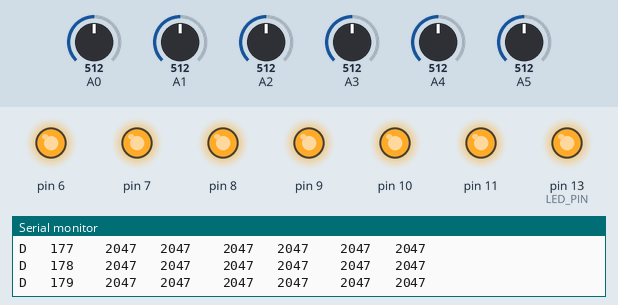
Simulated run of this sketch. Board: Teensy 4. Shown: output pins drawn as LEDs (lit = HIGH), the last lines printed to the serial monitor. Dashed ring = blinking. The test bench sets the inputs (shaded band); at power-on: A0 = 512, A1 = 512, A2 = 512, A3 = 512, A4 = 512, A5 = 512 (analog values on the 0–1023 scale).

Above: at 1.2 s.
1.3 s: A0 set to 939
2.8 s: A0 set to 961
At 2.9 s:
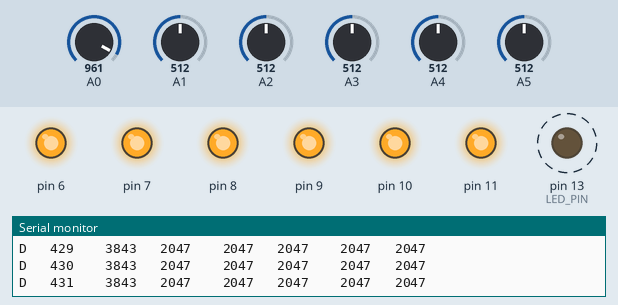
5.8 s: A0 set to 716
At 7.2 s:
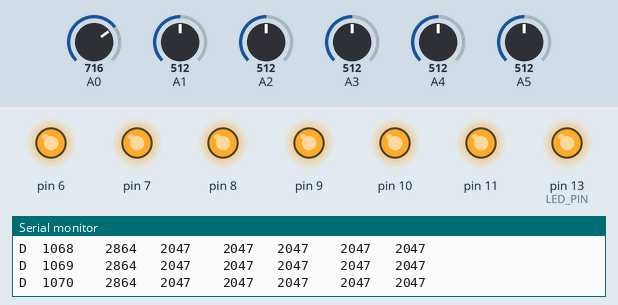
8.2 s: A1 set to 937
9.7 s: A1 set to 964
At 10.01 s:
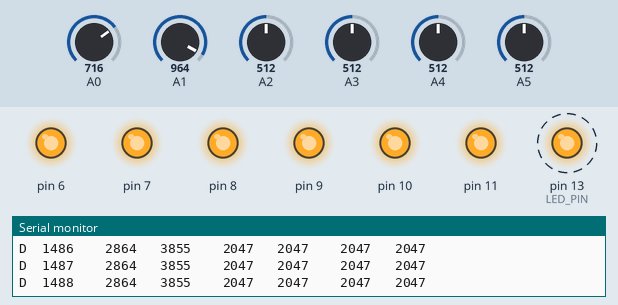
12.7 s: A1 set to 716
At 13.6 s:
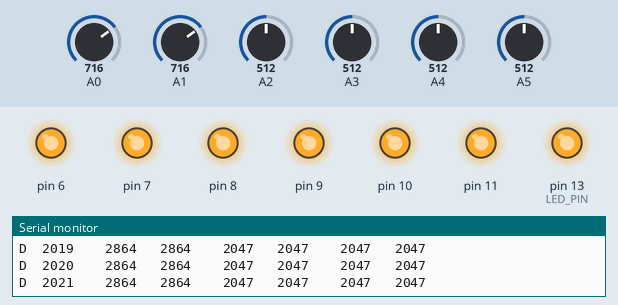
Timing chart, 0 to 15.2 s (numbered marks = the images above; inputs shaded):
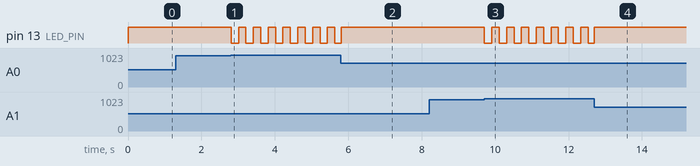

Measured:
- the behaviour switches between 950 and 951 on A0 (found by bisection; images 0 and 1)
- the behaviour switches between 950 and 951 on A1 (found by bisection; images 2 and 3)
- after the input at 2.8 s, pin 13 (LED_PIN): alternates HIGH for 0.20 s and LOW for 0.20 s, starting at once
- after the input at 5.8 s, pin 13 (LED_PIN): goes on until 5.8 s, then stays HIGH
- after the input at 9.7 s, pin 13 (LED_PIN): alternates HIGH for 0.20 s and LOW for 0.20 s, starting at once
- after the input at 12.7 s, pin 13 (LED_PIN): goes on until 12.7 s, then stays HIGH

The sketch:

ft-spacemouse-hex-1103-teensy.ino
```cpp
/* ft-spacemouse-hex-1103-teensy.ino

  "spacemouse v2"

  Six-axis Force/Torque sensor using Teensy 3.2 microcontroller and
  six Vishay TCST 1103 optocouplers / fork-type interrupters. The sensors
  are placed on a circle, 60 degrees apart, with even-numbered sensors
  intended to measure distance from the moving plate, while odd-numbered
  sensors measure plate rotation.

  This program just periodically reads the analog inputs A0 ..A5, and
  writes the data to serial line at 115200 baud for > 100Hz samplerate.
  Combine with ROS tams_printed_ft/nodes/spacemouse.py to publish
  raw data and (once calibrated) geometry_msgs/WrenchStamped data.

  Optical feedback of device status:

  - LED blinking fast-fast-fast-fast-long: device init,
    waiting for serial communication,
  - LED on: device operating,
  - LED fast blinking (5 Hz): overload condition (during last second),

  - TODO: check for hardware errors (broken cables, missing VCC, etc)
    and indicate with different blinking patterns.

  Blinking the on-board LED (~10 mA) actually disturbs the sensor readings,
  so the originally planned heartbeat signal is now disabled and replaced
  by continuous LED on during normal operation.

  Note that the Teensy A/D converter shows weird jumps in its output
  values near 50% full range, 25%/75% full range - when using the
  internal pullup resistors. Therefore, we now use external 47kOhm resistors
  routed from analog pins A0..A5 to the digital pins on the opposite side
  of the Teensy board, with the digital pins driven high. To reduce noise,
  we also use a bit of exponential averaging on the analog channels.

  TeensyDuino source code and compiler config is here:

  ~/arduino-1.8.9/hardware/teensy/avr/cores/teensy3


  Sensor layout and wiring was done in an ad-hoc manner on the prototype; you
  may want to order the sensors in sequence when you build your own sensor.

  Using a top-view of the main sensor plate, with the USB connector and the
  indicator notch at the 12-o'clock position, we have:

  1  o'clock: channel #2 (up/down)
  3  o'clock: channel #1 (sideways)
  5  o'clock: channel #4 (up/down)
  7  o'clock: channel #5 (sideways)
  9  o'clock: channel #0 (up/down)
  11 o'clock: channel #3 (sideways)

  black       - GND (common)
  matte red   - 5V IR LED supply current (need ~40mA total for 6 LEDs)


  IR emitter series resistors:

  Designed for 5V supply (either USB or regulated external supply),
  LEDs connected in pairs with common series resistor, currently
  using 180 ohm resistors, for a forward current in the middle of
  the recommended TCST1103 range (TODO: check values, original
  hardware integration documentation lost):

  I_LED ~ (5.0 - 2*1.2)V / 180 ohm = 14 mA


  2020.01.05 - calibrated using ATi nano17, also took rviz screencast
  2020.01.05 - testing, used (and filed) new moving plate
  2020.01.05 - add external 47kOhm pullup resistors
  2020.01.04 - add error blinking logic, use arrays throughout
  2020.01.03 - convert from older 2017/2018 sketches

 (c) 2017, 2018, 2020, hendrich@informatik.uni-hamburg.de
*/


#include <stdio.h>

// current sensor readings
int channel[6] = { 0, 0, 0, 0, 0, 0 };

// previous sensor readings for exponential averaging
int prev[6] = { 0, 0, 0, 0, 0, 0 };

#define ADC_12_BIT
#undef  ADC_10_BIT

#ifdef ADC_10_BIT
// hardcoded lower/upper "overload" limits, 10 bit
int lower[6] = {  50, 100,  50, 100,  50, 100 };
int upper[6] = { 950, 950, 950, 950, 900, 950 };
#else
int lower[6] = {  400,  400,  400,  400,  400,  400 };
int upper[6] = { 3800, 3800, 3800, 3800, 3800, 3800 };
#endif


int latest_overload_millis = 0; // no overload yet
int latest_blink_millis = 0;

int iteration;
int led = 0;
#define LED_PIN 13

char buffer[120];


void setup() {
  // we use analog pins A0..A5, but do we want the internal pullups?
  // fnh 2020.01.03: Teensy ADC actually does not work with INPUT_PULLUP,
  // which introduces strange value-"jumps" near 50% full-range.
  //

#ifdef ADC_12_BIT
  analogReadResolution( 12 ); // up to 13, but the "jumps" only get worse
#else
  analogReadResolution( 10 ); // mostly noise-free baseline
#endif

  // analogReference( AR_INTERNAL2V23 );
  // analogReference( INTERNAL );

  // we connect the pullup resistors needed for the phototransistors
  // to digital outputs driven high; routing is straight across the
  // Teensy...
  pinMode( 11, OUTPUT ); digitalWrite( 11, HIGH );
  pinMode( 10, OUTPUT ); digitalWrite( 10, HIGH );
  pinMode(  9, OUTPUT ); digitalWrite(  9, HIGH );
  pinMode(  8, OUTPUT ); digitalWrite(  8, HIGH );
  pinMode(  7, OUTPUT ); digitalWrite(  7, HIGH );
  pinMode(  6, OUTPUT ); digitalWrite(  6, HIGH );

  // status LED pin, heartbeat blinking
  pinMode( LED_PIN, OUTPUT);

  // initialize serial communication at 9600 bits per second:
  Serial.begin(115200);

  // on recent Linux, somehow Teensy 3.x will not start serial communication,
  // see discussion here:
  // https://forum.pjrc.com/threads/55732-Problem-Connecting-Teensy-to-Raspberry-Pi-with-USB?p=203769#post203769
  //
  // One other tip was to select the "Serial + Midi" profile when programming
  // to avoid the "dead" serial port...
  //
  // For now, show a 4x-fast-pause blinking during waiting for Serial.
  // to tell the user that communication is not working yet:
  //
  while( !Serial) { // wait for serial port to connect. Needed for native USB port only
    for( int i=0; i < 4; i++ ) { // fast-fast-fast-fast-pause identifies this program
      digitalWrite( LED_PIN, 1 );
      delay( 200 );
      digitalWrite( LED_PIN, 0 );
      delay( 200 );
    }
    delay( 700 );
  }
} // end setup()


void loop() {
  // read the analog inputs. Reading twice to help the analog mux,
  // and performing mild exponential-averaging filter. Averaging
  // over more samples does not help.
  //
  for( int i=0; i < 6; i++ ) {
    channel[i] = analogRead( A0+i ); // first read for warmup
    channel[i] = analogRead( A0+i ); // read current sample
    channel[i] = (prev[i]/2) + (channel[i]/2); // averaging
    prev[i] = channel[i];            // remember value for next averaging
  }

  iteration++;
  sprintf( buffer, "D %5d  %6d %6d  %6d %6d  %6d %6d \n",
           iteration,
           channel[0], channel[1],
           channel[2], channel[3],
           channel[4], channel[5] );
  Serial.print( buffer );
  Serial.flush(); // wait until transfer finished before doing analog readings again

  // error blinking?
  bool overload = false;
  for( int i=0; i < 6; i++ ) {
    if (channel[i] < lower[i]) overload = true;
    if (channel[i] > upper[i]) overload = true;
  }

  int now = millis();
  if (overload) latest_overload_millis = now; // remember current overload
  else if ((now - latest_overload_millis) > 1000) { // reset overload flag after 1 second
    latest_overload_millis = 0;
  }

  if (overload) {
    if ((now - latest_blink_millis) > 200) {
      led = led ^ 0x1;
      digitalWrite( LED_PIN, led );
      latest_blink_millis = now;
    }
  }
  else {
    led = 0x1;
    digitalWrite( LED_PIN, led );
  }

  delay( 5 );
}
```
